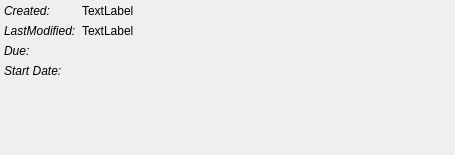
<?xml version="1.0" encoding="UTF-8"?>
<ui version="4.0">
 <class>properties</class>
 <widget class="QWidget" name="properties">
  <property name="geometry">
   <rect>
    <x>0</x>
    <y>0</y>
    <width>455</width>
    <height>155</height>
   </rect>
  </property>
  <property name="windowTitle">
   <string>Form</string>
  </property>
  <property name="autoFillBackground">
   <bool>false</bool>
  </property>
  <layout class="QFormLayout" name="formLayout">
   <property name="fieldGrowthPolicy">
    <enum>QFormLayout::ExpandingFieldsGrow</enum>
   </property>
   <property name="margin">
    <number>4</number>
   </property>
   <item row="0" column="0">
    <widget class="QLabel" name="label_4">
     <property name="font">
      <font>
       <italic>true</italic>
      </font>
     </property>
     <property name="text">
      <string>Created:</string>
     </property>
    </widget>
   </item>
   <item row="0" column="1">
    <widget class="QLabel" name="creationTime">
     <property name="text">
      <string>TextLabel</string>
     </property>
    </widget>
   </item>
   <item row="1" column="0">
    <widget class="QLabel" name="label_5">
     <property name="font">
      <font>
       <italic>true</italic>
      </font>
     </property>
     <property name="text">
      <string>LastModified:</string>
     </property>
    </widget>
   </item>
   <item row="1" column="1">
    <widget class="QLabel" name="lastModifiedTime">
     <property name="text">
      <string>TextLabel</string>
     </property>
    </widget>
   </item>
   <item row="2" column="0">
    <widget class="QLabel" name="lb_dueDate">
     <property name="font">
      <font>
       <italic>true</italic>
      </font>
     </property>
     <property name="text">
      <string>Due:</string>
     </property>
    </widget>
   </item>
   <item row="2" column="1">
    <widget class="CheckableEditableDate" name="editableDueDate" native="true">
     <property name="minimumSize">
      <size>
       <width>20</width>
       <height>0</height>
      </size>
     </property>
    </widget>
   </item>
   <item row="3" column="0">
    <widget class="QLabel" name="lb_eventDate">
     <property name="font">
      <font>
       <italic>true</italic>
      </font>
     </property>
     <property name="text">
      <string>Start Date:</string>
     </property>
    </widget>
   </item>
   <item row="3" column="1">
    <widget class="EditableDate" name="editableEventDate" native="true">
     <property name="minimumSize">
      <size>
       <width>20</width>
       <height>0</height>
      </size>
     </property>
    </widget>
   </item>
  </layout>
 </widget>
 <customwidgets>
  <customwidget>
   <class>EditableDate</class>
   <extends>QWidget</extends>
   <header>gui/itemeditor/editablewidget.h</header>
   <container>1</container>
  </customwidget>
  <customwidget>
   <class>CheckableEditableDate</class>
   <extends>QWidget</extends>
   <header>gui/itemeditor/editablewidget.h</header>
   <container>1</container>
  </customwidget>
 </customwidgets>
 <resources/>
 <connections/>
</ui>
